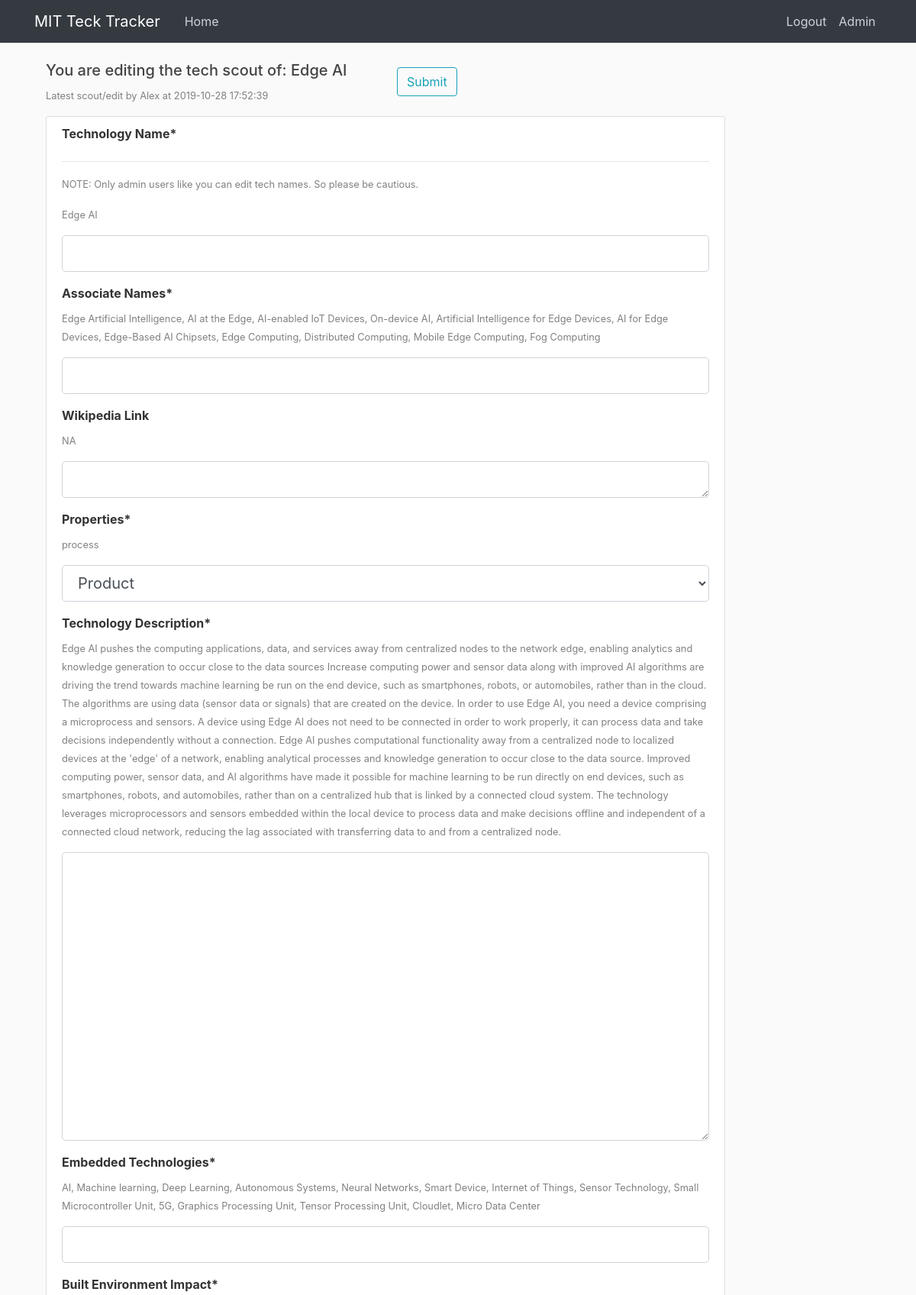
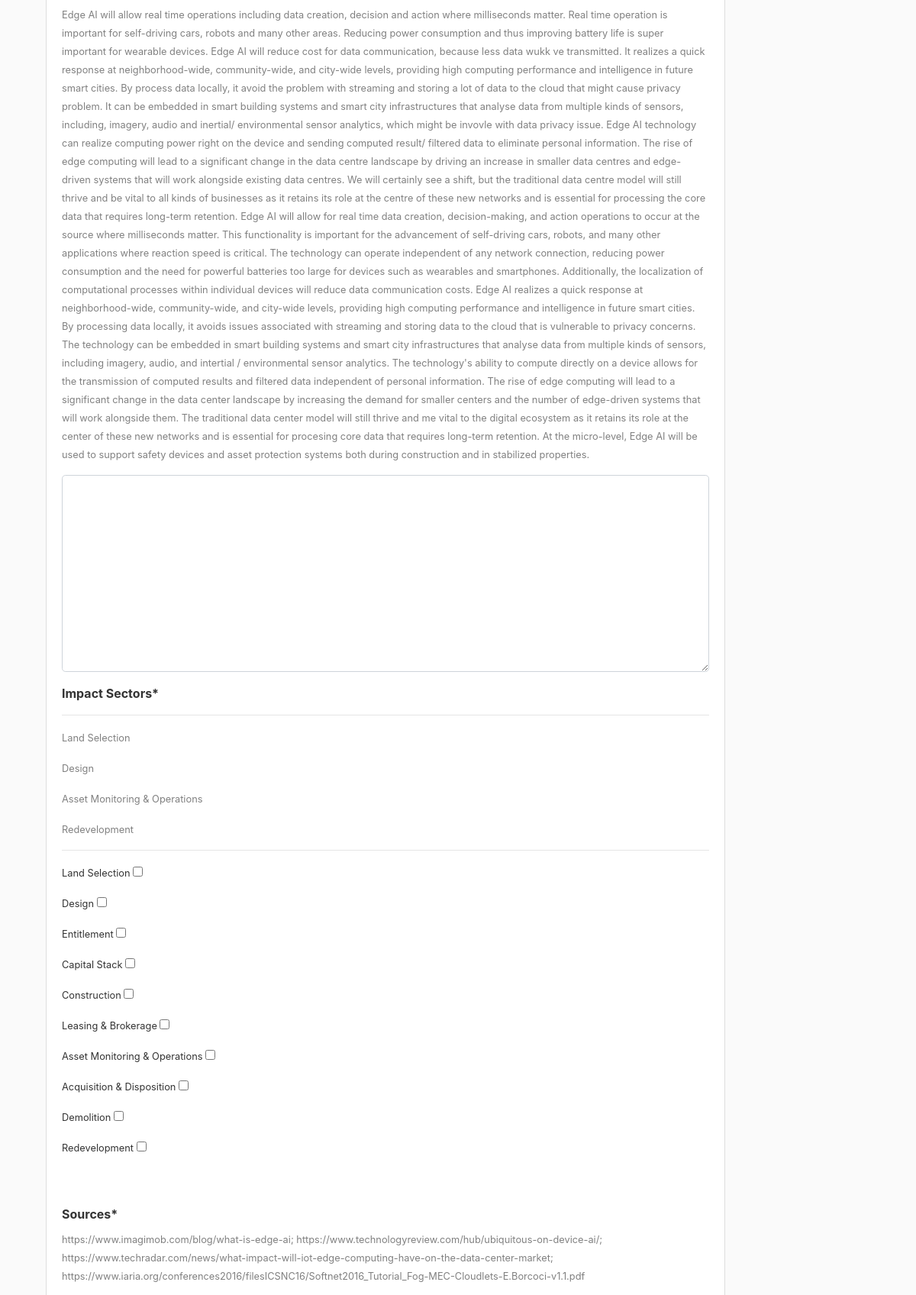
The app's page /edit_scout/7 (signed in, upper part) with its own data (2 pictures, top to bottom).
### tables this page shows
CREATE TABLE tech_main_log (
  log_id integer PRIMARY KEY autoincrement, -- SERIAL PRIMARY KEY (Postgres)
  contributor integer NOT NULL,
  tech_name text NOT NULL,
  scout_time timestamp without time zone NOT NULL,
  description text NOT NULL,
  desc_source text,
  impact text NOT NULL,
  impa_source text,
  impa_sector text,
  asso_names text,
  emb_techs text,
  edited boolean,
  wiki_link text,
  category text,
  change_committed timestamp without time zone
);

CREATE TABLE users (
  user_id integer PRIMARY KEY autoincrement, -- SERIAL PRIMARY KEY,
  username text,
  email text NOT NULL,
  password text NOT NULL,
  can_scout boolean DEFAULT True,
  can_analyse boolean DEFAULT True,
  can_edit boolean DEFAULT False,
  admin boolean DEFAULT False
);

CREATE TABLE impacted_sector_order (
  sec_id integer PRIMARY KEY,
  sector text
);

### app.py (the view, shortened to what this page needs)
@app.route("/edit_scout/<log_id>", methods = ['GET', 'POST'])
def edit_scout(log_id):
    user = get_current_user()
    if not user:
        return redirect(url_for('login'))
    if user['can_edit'] == 0:
        flash('No access to TechAnalytics. Please contact administrators', 'danger')
        return redirect(url_for('home'))
    db = get_db()
    scout_cur = db.execute('''
                            select *, datetime(scout_time,'unixepoch') scout_time_dt
                            from tech_main_log join users
                            on contributor = user_id
                            where log_id = ?
                            ''', [log_id])
    scout = scout_cur.fetchone()
    b = tuple(map(int, scout['impa_sector'].split(';'))) if len(scout['impa_sector']) >1 else '('+str(scout['impa_sector']) + ')'
    sectors_sql = 'select sector from impacted_sector_order where sec_id in ' + str(b)
    sectors_cur = db.execute(sectors_sql)
    current_sectors = sectors_cur.fetchall()
    sectors_cur = db.execute('select sec_id, sector from impacted_sector_order')
    all_sectors = sectors_cur.fetchall()
    form = TechScoutForm()
    return render_template('edit_scout.html', title='Edit Tech Scout', form = form, user = user, scout = scout, sectors = all_sectors, selected_sec = current_sectors )

### app.py (called while the page is built)
def get_current_user():
    user_result = None
    if 'user' in session:
        user_email = session['user']
        db = get_db()
        user_cur = db.execute('select user_id, email, password, can_scout, can_analyse, can_edit, admin from users where email = ?', [user_email])
        user_result = user_cur.fetchone()
    return user_result

### dbTest.py (called while the page is built)
def connect_db(RowMode=True):
    sql = sqlite3.connect(dbpath)
    if RowMode:
        sql.row_factory = sqlite3.Row
    else:
        sql.row_factory = lambda cursor, row: row[0]
    return sql

def get_db():
    if not hasattr(g, 'sqlite3_db'):
        g.sqlite_db = connect_db()
    return g.sqlite_db

### templates/edit_scout.html (shortened to what this page needs)
{% extends "layout.html" %}
{% from "show_links.html" import show_links %}
{% block nav %}
{{ show_links(user) }}
{% endblock %}
{% block content %}
<form method="POST" action="">
  <div div class="col-lg-12">
    <div class = "row">
      <div class = "col">
        <h5>You are editing the tech scout of: {{ scout['tech_name']}} </h5>
          <p><small><font color="grey">Latest scout/edit by {{ scout['username'] }} at {{ scout['scout_time_dt'] }}</font></small></p>
      </div>
      <div class= "col">
          {{ form.submit(class="btn btn-outline-info mt-2 pull-right")}}
      </div>
    </div>
                    <div class="content-section">
                        <div class="form-group">
                                <b>{{ form.tech_name.label(class="form-control-label") }}</b>
                                <hr></hr>
                                {% if user['admin'] == 1 %}
                                  <p><small><font color="grey">NOTE: Only admin users like you can edit tech names. So please be cautious.</font></small></p>
                                    <p><small><font color="grey">{{ scout['tech_name'] }}</font></small></p>
                                    {% if form.tech_name.errors %}
                                        {{ form.tech_name(class="form-control form-control-lg is-invalid") }}
                                        <div class="invalid-feedback">
                                            {% for error in form.tech_name.errors %}
                                                <span>{{ error }}</span>
                                            {% endfor %}
                                        </div>
                                    {% else %}
                                        {{ form.tech_name(class="form-control form-control-lg") }}
                                    {% endif %}
                                {% endif %}
                        </div>
                        <div class="form-group">
                                <b>{{ form.associate_names.label(class="form-control-label") }}</b>
                                <p><small><font color="grey">{{ scout['asso_names']}}</font></small></p>
                                {% if form.associate_names.errors %}
                                    {{ form.associate_names(class="form-control form-control-lg is-invalid") }}
                                    <div class="invalid-feedback">
                                        {% for error in form.associate_names.errors %}
                                            <span>{{ error }}</span>
                                        {% endfor %}
                                    </div>
                                {% else %}
                                    {{ form.associate_names(class="form-control form-control-lg") }}
                                {% endif %}
                        </div>
                        <div class="form-group">
                                <b>{{ form.wikilink.label(class="form-control-label") }}</b>
                                <p><small><font color="grey">{% if scout['wiki_link'] %}{{ scout['wiki_link'] }} {% else %} NA {% endif %}</font></small></p>
                                {% if form.wikilink.errors %}
                                    {{ form.wikilink(class="form-control form-control-lg is-invalid") }}
                                    <div class="invalid-feedback">
                                        {% for error in form.wikilink.errors %}
                                            <span>{{ error }}</span>
                                        {% endfor %}
                                    </div>
                                {% else %}
                                    {{ form.wikilink(class="form-control form-control-lg") }}
                                {% endif %}
                        </div>
                        <div class="form-group">
                                <b>{{ form.category.label(class="form-control-label") }}</b>
                                <p><small><font color="grey">{{ scout['category'] }}</font></small></p>
                                {% if form.category.errors %}
                                    {{ form.category(class="form-control form-control-lg is-invalid") }}
                                    <div class="invalid-feedback">
                                        {% for error in form.category.errors %}
                                            <span>{{ error }}</span>
                                        {% endfor %}
                                    </div>
                                {% else %}
                                    {{ form.category(class="form-control form-control-lg") }}
                                {% endif %}
                        </div>
                        <div class="form-group">
                                <b>{{ form.description.label(class="form-control-label") }}</b>
                                <p><small><font color="grey">{{ scout['description'] }}</font></small></p>
                                    {% if form.description.errors %}
                                        {{ form.description(class="form-control form-control-lg is-invalid") }}
                                        <div class="invalid-feedback">
                                            {% for error in form.description.errors %}
                                                <span>{{ error }}</span>
                                            {% endfor %}
                                        </div>
                                    {% else %}
                                        {{ form.description(class="form-control form-control-lg") }}
                                    {% endif %}
                        </div>
                        <div class="form-group">
                                <b>{{ form.embed_tech.label(class="form-control-label") }}</b>
                                <p><small><font color="grey">{{ scout['emb_techs'] }}</font></small></p>
                                {% if form.embed_tech.errors %}
                                    {{ form.embed_tech(class="form-control form-control-lg is-invalid") }}
                                    <div class="invalid-feedback">
                                        {% for error in form.embed_tech.errors %}
                                            <span>{{ error }}</span>
                                        {% endfor %}
                                    </div>
                                {% else %}
                                    {{ form.embed_tech(class="form-control form-control-lg") }}
                                {% endif %}
                        </div>
                        <div class="form-group">
                                <b>{{ form.impact.label(class="form-control-label") }}</b>
                                <p><small><font color="grey">{{ scout['impact']}}</font></small></p>
                                {% if form.impact.errors %}
                                    {{ form.impact(class="form-control form-control-lg is-invalid") }}
                                    <div class="invalid-feedback">
                                        {% for error in form.impact.errors %}
                                            <span>{{ error }}</span>
                                        {% endfor %}
                                    </div>
                                {% else %}
                                    {{ form.impact(class="form-control form-control-lg") }}
                                {% endif %}
                        </div>
                        <div>
                            <p><b>Impact Sectors*</b></p>
                            <hr></hr>
                            {% for sec in selected_sec  %}
                              <p><small><font color="grey">{{ sec['sector'] }}</font></small></p>
                            {% endfor %}
                            <hr></hr>
                            {% for s in sectors %}
                              <p><small>{{ s['sector'] }}<input type="checkbox" value="{{ s['sec_id'] }}" name="mycheckbox"></small></p>
                            {% endfor %}
                            <br></br>
                        </div>
                        <div class="form-group">
                                <b>{{ form.sources.label(class="form-control-label") }}</b>
                                <p><small><font color="grey">{{ scout['desc_source']}}</font></small></p>
                        </div>
                    </div>
</form>
{% endblock content %}

### static/main.css (style rules this page uses)
body { background: #fafafa; color: #333333; margin-top: 5rem; }
h1, h2, h3, h4, h5, h6 { color: #444444; }
.content-section { background: #ffffff; padding: 10px 20px; border: 1px solid #dddddd; border-radius: 3px; margin-bottom: 20px; }

### records on screen
tech_main_log: tech_name "Edge AI", asso_names "Edge Artificial Intelligence, AI at the Edge, AI-enabled IoT Devices, On-device AI, Artificial Intelligence for Edge Devices, AI for Edge Devices, Edge-Based AI Chipsets, Edge Computing, Distributed Computing, Mobile Edge Computing, Fog Computing", category "process", description "Edge AI pushes the computing applications, data, and services away from centralized nodes to the network edge, enabling analytics and knowledge generation to occur close to the data sources Increase computing power and sensor data along with improved AI algorithms are driving the trend towards machine learning be run on the end device, such as smartphones, robots, or automobiles, rather than in the cloud. The algorithms are using data (sensor data or signals) that are created on the device. In order to use Edge AI, you need a device comprising a microprocess and sensors. A device using Edge AI does not need to be connected in order to work properly, it can process data and take decisions…", emb_techs "AI, Machine learning, Deep Learning, Autonomous Systems, Neural Networks, Smart Device, Internet of Things, Sensor Technology, Small Microcontroller Unit, 5G, Graphics Processing Unit, Tensor Processing Unit, Cloudlet, Micro Data Center", impact "Edge AI will allow real time operations including data creation, decision and action where milliseconds matter. Real time operation is important for self-driving cars, robots and many other areas. Reducing power consumption and thus improving battery life is super important for wearable devices. Edge AI will reduce cost for data communication, because less data wukk ve transmitted. It realizes a quick response at neighborhood-wide, community-wide, and city-wide levels, providing high computing performance and intelligence in future smart cities. By process data locally, it avoid the problem with streaming and storing a lot of data to the cloud that might cause privacy problem. It can be…", desc_source "https://www.imagimob.com/blog/what-is-edge-ai; https://www.technologyreview.com/hub/ubiquitous-on-device-ai/; https://www.techradar.com/news/what-impact-will-iot-edge-computing-have-on-the-data-center-market; https://www.iaria.org/conferences2016/filesICSNC16/Softnet2016_Tutorial_Fog-MEC-Cloudlets-E.Borcoci-v1.1.pdf"
users: username "Alex"
impacted_sector_order: sector "Land Selection"
impacted_sector_order: sector "Design"
impacted_sector_order: sector "Asset Monitoring & Operations"
impacted_sector_order: sector "Redevelopment"
impacted_sector_order: sector "Entitlement"
impacted_sector_order: sector "Capital Stack"
impacted_sector_order: sector "Construction"
impacted_sector_order: sector "Leasing & Brokerage"
impacted_sector_order: sector "Acquisition & Disposition"
impacted_sector_order: sector "Demolition"

### other values on screen
{{ scout['scout_time_dt'] }} "2019-10-28 17:52:39"
